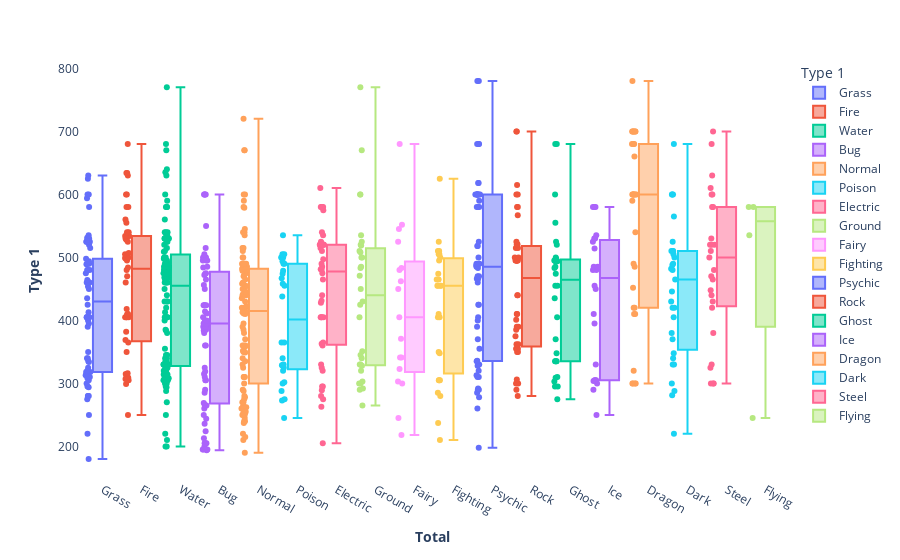

Notebook cell for this chart:
### Markdown cell above
13. Plot a boxplot for the feature 'total' with respect to the feature 'Type 1'. What do you infer from the plot? [2 marks]

### Code cell
# Boxplots are used to plot feature Total with respect to the feature Type 1
# Some plots show outliers and some do not
fig_atk_box = px.box(df_pokemon, x=df_pokemon['Type 1'], y=df_pokemon['Total'], color=df_pokemon['Type 1'], points='all')
fig_atk_box.update_layout(xaxis_title='<b>Total</b>', yaxis_title='<b>Type 1</b>')
fig_atk_box.update_layout({'plot_bgcolor':'rgba(0,0,0,0)', 'paper_bgcolor':'rgba(0,0,0,0)'})
fig_atk_box.show()

### Figure 1 — Plotly figure (JSON) as saved in the notebook; plotly's stock layout.template omitted (floating-point values rounded to 4 significant figures)
{"data": [{"alignmentgroup": "True", "boxpoints": "all", "hovertemplate": "Type 1=%{x}<br>Total=%{y}<extra></extra>", "legendgroup": "Grass", "marker": {"color": "#636efa"}, "name": "Grass", "notched": false, "offsetgroup": "Grass", "orientation": "v", "showlegend": true, "type": "box", "x": ["Grass", "Grass", "Grass", "Grass", "Grass", "Grass", "Grass", "Grass", "Grass", "Grass", "Grass", "Grass", "Grass", "Grass", "Grass", "Grass", "Grass", "Grass", "Grass", "Grass", "Grass", "Grass", "Grass", "Grass", "Grass", "Grass", "Grass", "Grass", "Grass", "Grass", "Grass", "Grass", "Grass", "Grass", "Grass", "Grass", "Grass", "Grass", "Grass", "Grass", "Grass", "Grass", "Grass", "Grass", "Grass", "Grass", "Grass", "Grass", "Grass", "Grass", "Grass", "Grass", "Grass", "Grass", "Grass", "Grass", "Grass", "Grass", "Grass", "Grass", "Grass", "Grass", "Grass", "Grass", "Grass", "Grass", "Grass", "Grass", "Grass", "Grass"], "x0": " ", "xaxis": "x", "y": [318, 405, 525, 625, 320, 395, 490, 300, 390, 490, 325, 520, 435, 318, 405, 525, 490, 250, 340, 460, 180, 425, 310, 405, 530, 630, 220, 340, 480, 295, 460, 400, 335, 475, 460, 318, 405, 525, 280, 515, 275, 450, 454, 334, 494, 594, 535, 525, 600, 600, 308, 413, 528, 316, 498, 280, 480, 280, 480, 461, 294, 464, 305, 489, 580, 313, 405, 530, 350, 531], "y0": " ", "yaxis": "y"}, {"alignmentgroup": "True", "boxpoints": "all", "hovertemplate": "Type 1=%{x}<br>Total=%{y}<extra></extra>", "legendgroup": "Fire", "marker": {"color": "#EF553B"}, "name": "Fire", "notched": false, "offsetgroup": "Fire", "orientation": "v", "showlegend": true, "type": "box", "x": ["Fire", "Fire", "Fire", "Fire", "Fire", "Fire", "Fire", "Fire", "Fire", "Fire", "Fire", "Fire", "Fire", "Fire", "Fire", "Fire", "Fire", "Fire", "Fire", "Fire", "Fire", "Fire", "Fire", "Fire", "Fire", "Fire", "Fire", "Fire", "Fire", "Fire", "Fire", "Fire", "Fire", "Fire", "Fire", "Fire", "Fire", "Fire", "Fire", "Fire", "Fire", "Fire", "Fire", "Fire", "Fire", "Fire", "Fire", "Fire", "Fire", "Fire", "Fire", "Fire"], "x0": " ", "xaxis": "x", "y": [309, 405, 534, 634, 634, 299, 505, 350, 555, 410, 500, 495, 525, 580, 309, 405, 534, 250, 410, 365, 580, 680, 310, 405, 530, 630, 305, 460, 560, 470, 309, 405, 534, 540, 600, 308, 418, 528, 316, 498, 315, 480, 540, 484, 307, 409, 534, 382, 499, 369, 507, 600], "y0": " ", "yaxis": "y"}, {"alignmentgroup": "True", "boxpoints": "all", "hovertemplate": "Type 1=%{x}<br>Total=%{y}<extra></extra>", "legendgroup": "Water", "marker": {"color": "#00cc96"}, "name": "Water", "notched": false, "offsetgroup": "Water", "orientation": "v", "showlegend": true, "type": "box", "x": ["Water", "Water", "Water", "Water", "Water", "Water", "Water", "Water", "Water", "Water", "Water", "Water", "Water", "Water", "Water", "Water", "Water", "Water", "Water", "Water", "Water", "Water", "Water", "Water", "Water", "Water", "Water", "Water", "Water", "Water", "Water", "Water", "Water", "Water", "Water", "Water", "Water", "Water", "Water", "Water", "Water", "Water", "Water", "Water", "Water", "Water", "Water", "Water", "Water", "Water", "Water", "Water", "Water", "Water", "Water", "Water", "Water", "Water", "Water", "Water", "Water", "Water", "Water", "Water", "Water", "Water", "Water", "Water", "Water", "Water", "Water", "Water", "Water", "Water", "Water", "Water", "Water", "Water", "Water", "Water", "Water", "Water", "Water", "Water", "Water", "Water", "Water", "Water", "Water", "Water", "Water", "Water", "Water", "Water", "Water", "Water", "Water", "Water", "Water", "Water", "Water", "Water", "Water", "Water", "Water", "Water", "Water", "Water", "Water", "Water", "Water", "Water"], "x0": " ", "xaxis": "x", "y": [314, 405, 530, 630, 320, 500, 300, 385, 510, 335, 515, 315, 490, 590, 325, 475, 305, 525, 325, 475, 295, 440, 320, 450, 340, 520, 200, 540, 640, 535, 525, 314, 405, 530, 330, 460, 250, 420, 500, 210, 430, 490, 430, 380, 300, 480, 465, 540, 580, 310, 405, 535, 635, 220, 340, 480, 270, 430, 305, 460, 560, 400, 500, 288, 468, 308, 468, 200, 540, 345, 485, 485, 485, 330, 670, 770, 314, 405, 530, 330, 495, 325, 475, 330, 460, 345, 680, 480, 600, 308, 413, 528, 316, 498, 294, 384, 509, 460, 355, 495, 305, 473, 335, 480, 470, 580, 580, 314, 405, 530, 330, 500], "y0": " ", "yaxis": "y"}, {"alignmentgroup": "True", "boxpoints": "all", "hovertemplate": "Type 1=%{x}<br>Total=%{y}<extra></extra>", "legendgroup": "Bug", "marker": {"color": "#ab63fa"}, "name": "Bug", "notched": false, "offsetgroup": "Bug", "orientation": "v", "showlegend": true, "type": "box", "x": ["Bug", "Bug", "Bug", "Bug", "Bug", "Bug", "Bug", "Bug", "Bug", "Bug", "Bug", "Bug", "Bug", "Bug", "Bug", "Bug", "Bug", "Bug", "Bug", "Bug", "Bug", "Bug", "Bug", "Bug", "Bug", "Bug", "Bug", "Bug", "Bug", "Bug", "Bug", "Bug", "Bug", "Bug", "Bug", "Bug", "Bug", "Bug", "Bug", "Bug", "Bug", "Bug", "Bug", "Bug", "Bug", "Bug", "Bug", "Bug", "Bug", "Bug", "Bug", "Bug", "Bug", "Bug", "Bug", "Bug", "Bug", "Bug", "Bug", "Bug", "Bug", "Bug", "Bug", "Bug", "Bug", "Bug", "Bug", "Bug", "Bug"], "x0": " ", "xaxis": "x", "y": [195, 205, 395, 195, 205, 395, 495, 285, 405, 305, 450, 500, 500, 600, 265, 390, 250, 390, 390, 290, 465, 500, 600, 505, 500, 600, 195, 205, 395, 205, 385, 269, 414, 266, 456, 236, 400, 400, 194, 384, 224, 424, 424, 424, 424, 244, 474, 515, 310, 380, 500, 260, 360, 485, 325, 475, 315, 495, 319, 472, 305, 495, 484, 360, 550, 600, 200, 213, 411], "y0": " ", "yaxis": "y"}, {"alignmentgroup": "True", "boxpoints": "all", "hovertemplate": "Type 1=%{x}<br>Total=%{y}<extra></extra>", "legendgroup": "Normal", "marker": {"color": "#FFA15A"}, "name": "Normal", "notched": false, "offsetgroup": "Normal", "orientation": "v", "showlegend": true, "type": "box", "x": ["Normal", "Normal", "Normal", "Normal", "Normal", "Normal", "Normal", "Normal", "Normal", "Normal", "Normal", "Normal", "Normal", "Normal", "Normal", "Normal", "Normal", "Normal", "Normal", "Normal", "Normal", "Normal", "Normal", "Normal", "Normal", "Normal", "Normal", "Normal", "Normal", "Normal", "Normal", "Normal", "Normal", "Normal", "Normal", "Normal", "Normal", "Normal", "Normal", "Normal", "Normal", "Normal", "Normal", "Normal", "Normal", "Normal", "Normal", "Normal", "Normal", "Normal", "Normal", "Normal", "Normal", "Normal", "Normal", "Normal", "Normal", "Normal", "Normal", "Normal", "Normal", "Normal", "Normal", "Normal", "Normal", "Normal", "Normal", "Normal", "Normal", "Normal", "Normal", "Normal", "Normal", "Normal", "Normal", "Normal", "Normal", "Normal", "Normal", "Normal", "Normal", "Normal", "Normal", "Normal", "Normal", "Normal", "Normal", "Normal", "Normal", "Normal", "Normal", "Normal", "Normal", "Normal", "Normal", "Normal", "Normal", "Normal"], "x0": " ", "xaxis": "x", "y": [251, 349, 479, 579, 253, 413, 262, 442, 270, 435, 290, 440, 352, 310, 460, 385, 450, 490, 590, 490, 288, 325, 395, 540, 215, 415, 262, 442, 210, 360, 455, 415, 330, 500, 515, 465, 250, 490, 540, 240, 420, 270, 430, 280, 440, 670, 240, 360, 490, 190, 260, 380, 360, 310, 458, 420, 440, 245, 340, 485, 250, 410, 482, 350, 480, 580, 310, 452, 220, 411, 390, 515, 535, 670, 720, 255, 420, 275, 370, 500, 264, 358, 488, 445, 545, 300, 470, 335, 475, 490, 350, 510, 600, 600, 237, 423, 278, 472], "y0": " ", "yaxis": "y"}, {"alignmentgroup": "True", "boxpoints": "all", "hovertemplate": "Type 1=%{x}<br>Total=%{y}<extra></extra>", "legendgroup": "Poison", "marker": {"color": "#19d3f3"}, "name": "Poison", "notched": false, "offsetgroup": "Poison", "orientation": "v", "showlegend": true, "type": "box", "x": ["Poison", "Poison", "Poison", "Poison", "Poison", "Poison", "Poison", "Poison", "Poison", "Poison", "Poison", "Poison", "Poison", "Poison", "Poison", "Poison", "Poison", "Poison", "Poison", "Poison", "Poison", "Poison", "Poison", "Poison", "Poison", "Poison", "Poison", "Poison"], "x0": " ", "xaxis": "x", "y": [288, 438, 275, 365, 505, 273, 365, 505, 245, 455, 325, 500, 340, 490, 535, 302, 467, 458, 329, 479, 330, 500, 300, 490, 329, 474, 320, 494], "y0": " ", "yaxis": "y"}, {"alignmentgroup": "True", "boxpoints": "all", "hovertemplate": "Type 1=%{x}<br>Total=%{y}<extra></extra>", "legendgroup": "Electric", "marker": {"color": "#FF6692"}, "name": "Electric", "notched": false, "offsetgroup": "Electric", "orientation": "v", "showlegend": true, "type": "box", "x": ["Electric", "Electric", "Electric", "Electric", "Electric", "Electric", "Electric", "Electric", "Electric", "Electric", "Electric", "Electric", "Electric", "Electric", "Electric", "Electric", "Electric", "Electric", "Electric", "Electric", "Electric", "Electric", "Electric", "Electric", "Electric", "Electric", "Electric", "Electric", "Electric", "Electric", "Electric", "Electric", "Electric", "Electric", "Electric", "Electric", "Electric", "Electric", "Electric", "Electric", "Electric", "Electric", "Electric", "Electric"], "x0": " ", "xaxis": "x", "y": [320, 485, 325, 465, 330, 480, 490, 525, 580, 205, 280, 365, 510, 610, 360, 580, 295, 475, 575, 405, 405, 263, 363, 523, 405, 535, 540, 440, 520, 520, 520, 520, 520, 295, 497, 428, 275, 405, 515, 580, 580, 289, 481, 431], "y0": " ", "yaxis": "y"}, {"alignmentgroup": "True", "boxpoints": "all", "hovertemplate": "Type 1=%{x}<br>Total=%{y}<extra></extra>", "legendgroup": "Ground", "marker": {"color": "#B6E880"}, "name": "Ground", "notched": false, "offsetgroup": "Ground", "orientation": "v", "showlegend": true, "type": "box", "x": ["Ground", "Ground", "Ground", "Ground", "Ground", "Ground", "Ground", "Ground", "Ground", "Ground", "Ground", "Ground", "Ground", "Ground", "Ground", "Ground", "Ground", "Ground", "Ground", "Ground", "Ground", "Ground", "Ground", "Ground", "Ground", "Ground", "Ground", "Ground", "Ground", "Ground", "Ground", "Ground"], "x0": " ", "xaxis": "x", "y": [300, 450, 265, 405, 320, 425, 345, 485, 430, 330, 500, 290, 340, 520, 300, 500, 670, 770, 330, 525, 535, 510, 328, 508, 292, 351, 519, 471, 303, 483, 600, 600], "y0": " ", "yaxis": "y"}, {"alignmentgroup": "True", "boxpoints": "all", "hovertemplate": "Type 1=%{x}<br>Total=%{y}<extra></extra>", "legendgroup": "Fairy", "marker": {"color": "#FF97FF"}, "name": "Fairy", "notched": false, "offsetgroup": "Fairy", "orientation": "v", "showlegend": true, "type": "box", "x": ["Fairy", "Fairy", "Fairy", "Fairy", "Fairy", "Fairy", "Fairy", "Fairy", "Fairy", "Fairy", "Fairy", "Fairy", "Fairy", "Fairy", "Fairy", "Fairy", "Fairy"], "x0": " ", "xaxis": "x", "y": [323, 483, 218, 245, 405, 300, 450, 545, 303, 371, 552, 341, 462, 341, 480, 525, 680], "y0": " ", "yaxis": "y"}, {"alignmentgroup": "True", "boxpoints": "all", "hovertemplate": "Type 1=%{x}<br>Total=%{y}<extra></extra>", "legendgroup": "Fighting", "marker": {"color": "#FECB52"}, "name": "Fighting", "notched": false, "offsetgroup": "Fighting", "orientation": "v", "showlegend": true, "type": "box", "x": ["Fighting", "Fighting", "Fighting", "Fighting", "Fighting", "Fighting", "Fighting", "Fighting", "Fighting", "Fighting", "Fighting", "Fighting", "Fighting", "Fighting", "Fighting", "Fighting", "Fighting", "Fighting", "Fighting", "Fighting", "Fighting", "Fighting", "Fighting", "Fighting", "Fighting", "Fighting", "Fighting"], "x0": " ", "xaxis": "x", "y": [305, 455, 305, 405, 505, 455, 455, 210, 455, 237, 474, 280, 410, 510, 285, 525, 625, 305, 405, 505, 465, 465, 350, 510, 348, 495, 500], "y0": " ", "yaxis": "y"}, {"alignmentgroup": "True", "boxpoints": "all", "hovertemplate": "Type 1=%{x}<br>Total=%{y}<extra></extra>", "legendgroup": "Psychic", "marker": {"color": "#636efa"}, "name": "Psychic", "notched": false, "offsetgroup": "Psychic", "orientation": "v", "showlegend": true, "type": "box", "x": ["Psychic", "Psychic", "Psychic", "Psychic", "Psychic", "Psychic", "Psychic", "Psychic", "Psychic", "Psychic", "Psychic", "Psychic", "Psychic", "Psychic", "Psychic", "Psychic", "Psychic", "Psychic", "Psychic", "Psychic", "Psychic", "Psychic", "Psychic", "Psychic", "Psychic", "Psychic", "Psychic", "Psychic", "Psychic", "Psychic", "Psychic", "Psychic", "Psychic", "Psychic", "Psychic", "Psychic", "Psychic", "Psychic", "Psychic", "Psychic", "Psychic", "Psychic", "Psychic", "Psychic", "Psychic", "Psychic", "Psychic", "Psychic", "Psychic", "Psychic", "Psychic", "Psychic", "Psychic", "Psychic", "Psychic", "Psychic", "Psychic"], "x0": " ", "xaxis": "x", "y": [310, 400, 500, 590, 328, 483, 460, 680, 780, 780, 600, 320, 470, 525, 336, 405, 680, 600, 198, 278, 518, 618, 330, 470, 425, 260, 600, 600, 600, 600, 285, 310, 518, 618, 580, 580, 580, 600, 600, 292, 487, 313, 425, 490, 290, 390, 490, 290, 370, 490, 335, 485, 355, 466, 466, 600, 680], "y0": " ", "yaxis": "y"}, {"alignmentgroup": "True", "boxpoints": "all", "hovertemplate": "Type 1=%{x}<br>Total=%{y}<extra></extra>", "legendgroup": "Rock", "marker": {"color": "#EF553B"}, "name": "Rock", "notched": false, "offsetgroup": "Rock", "orientation": "v", "showlegend": true, "type": "box", "x": ["Rock", "Rock", "Rock", "Rock", "Rock", "Rock", "Rock", "Rock", "Rock", "Rock", "Rock", "Rock", "Rock", "Rock", "Rock", "Rock", "Rock", "Rock", "Rock", "Rock", "Rock", "Rock", "Rock", "Rock", "Rock", "Rock", "Rock", "Rock", "Rock", "Rock", "Rock", "Rock", "Rock", "Rock", "Rock", "Rock", "Rock", "Rock", "Rock", "Rock", "Rock", "Rock", "Rock", "Rock"], "x0": " ", "xaxis": "x", "y": [300, 390, 495, 385, 355, 495, 355, 495, 515, 615, 410, 300, 410, 600, 700, 375, 440, 440, 355, 495, 355, 495, 580, 350, 495, 350, 495, 290, 525, 280, 390, 515, 401, 567, 580, 306, 500, 362, 521, 362, 521, 500, 600, 700], "y0": " ", "yaxis": "y"}, {"alignmentgroup": "True", "boxpoints": "all", "hovertemplate": "Type 1=%{x}<br>Total=%{y}<extra></extra>", "legendgroup": "Ghost", "marker": {"color": "#00cc96"}, "name": "Ghost", "notched": false, "offsetgroup": "Ghost", "orientation": "v", "showlegend": true, "type": "box", "x": ["Ghost", "Ghost", "Ghost", "Ghost", "Ghost", "Ghost", "Ghost", "Ghost", "Ghost", "Ghost", "Ghost", "Ghost", "Ghost", "Ghost", "Ghost", "Ghost", "Ghost", "Ghost", "Ghost", "Ghost", "Ghost", "Ghost", "Ghost", "Ghost", "Ghost", "Ghost", "Ghost", "Ghost", "Ghost", "Ghost", "Ghost", "Ghost"], "x0": " ", "xaxis": "x", "y": [310, 405, 500, 600, 435, 295, 455, 555, 295, 455, 348, 498, 495, 485, 525, 680, 680, 303, 483, 275, 370, 520, 309, 474, 335, 335, 335, 335, 494, 494, 494, 494], "y0": " ", "yaxis": "y"}, {"alignmentgroup": "True", "boxpoints": "all", "hovertemplate": "Type 1=%{x}<br>Total=%{y}<extra></extra>", "legendgroup": "Ice", "marker": {"color": "#ab63fa"}, "name": "Ice", "notched": false, "offsetgroup": "Ice", "orientation": "v", "showlegend": true, "type": "box", "x": ["Ice", "Ice", "Ice", "Ice", "Ice", "Ice", "Ice", "Ice", "Ice", "Ice", "Ice", "Ice", "Ice", "Ice", "Ice", "Ice", "Ice", "Ice", "Ice", "Ice", "Ice", "Ice", "Ice", "Ice"], "x0": " ", "xaxis": "x", "y": [455, 580, 250, 450, 330, 305, 300, 480, 580, 290, 410, 530, 580, 525, 530, 480, 305, 395, 535, 305, 485, 485, 304, 514], "y0": " ", "yaxis": "y"}, {"alignmentgroup": "True", "boxpoints": "all", "hovertemplate": "Type 1=%{x}<br>Total=%{y}<extra></extra>", "legendgroup": "Dragon", "marker": {"color": "#FFA15A"}, "name": "Dragon", "notched": false, "offsetgroup": "Dragon", "orientation": "v", "showlegend": true, "type": "box", "x": ["Dragon", "Dragon", "Dragon", "Dragon", "Dragon", "Dragon", "Dragon", "Dragon", "Dragon", "Dragon", "Dragon", "Dragon", "Dragon", "Dragon", "Dragon", "Dragon", "Dragon", "Dragon", "Dragon", "Dragon", "Dragon", "Dragon", "Dragon", "Dragon", "Dragon", "Dragon", "Dragon", "Dragon", "Dragon", "Dragon", "Dragon", "Dragon"], "x0": " ", "xaxis": "x", "y": [300, 420, 600, 490, 590, 300, 420, 600, 700, 600, 700, 600, 700, 680, 780, 300, 410, 600, 700, 320, 410, 540, 485, 680, 680, 660, 700, 700, 300, 452, 600, 600], "y0": " ", "yaxis": "y"}, {"alignmentgroup": "True", "boxpoints": "all", "hovertemplate": "Type 1=%{x}<br>Total=%{y}<extra></extra>", "legendgroup": "Dark", "marker": {"color": "#19d3f3"}, "name": "Dark", "notched": false, "offsetgroup": "Dark", "orientation": "v", "showlegend": true, "type": "box", "x": ["Dark", "Dark", "Dark", "Dark", "Dark", "Dark", "Dark", "Dark", "Dark", "Dark", "Dark", "Dark", "Dark", "Dark", "Dark", "Dark", "Dark", "Dark", "Dark", "Dark", "Dark", "Dark", "Dark", "Dark", "Dark", "Dark", "Dark", "Dark", "Dark", "Dark", "Dark"], "x0": " ", "xaxis": "x", "y": [525, 405, 430, 330, 500, 600, 220, 420, 380, 480, 465, 565, 505, 510, 600, 281, 446, 348, 488, 330, 510, 340, 490, 370, 510, 300, 420, 600, 288, 482, 680], "y0": " ", "yaxis": "y"}, {"alignmentgroup": "True", "boxpoints": "all", "hovertemplate": "Type 1=%{x}<br>Total=%{y}<extra></extra>", "legendgroup": "Steel", "marker": {"color": "#FF6692"}, "name": "Steel", "notched": false, "offsetgroup": "Steel", "orientation": "v", "showlegend": true, "type": "box", "x": ["Steel", "Steel", "Steel", "Steel", "Steel", "Steel", "Steel", "Steel", "Steel", "Steel", "Steel", "Steel", "Steel", "Steel", "Steel", "Steel", "Steel", "Steel", "Steel", "Steel", "Steel", "Steel", "Steel", "Steel", "Steel", "Steel", "Steel"], "x0": " ", "xaxis": "x", "y": [510, 610, 465, 380, 480, 330, 430, 530, 630, 300, 420, 600, 700, 580, 600, 300, 500, 680, 300, 440, 520, 580, 325, 448, 520, 520, 470], "y0": " ", "yaxis": "y"}, {"alignmentgroup": "True", "boxpoints": "all", "hovertemplate": "Type 1=%{x}<br>Total=%{y}<extra></extra>", "legendgroup": "Flying", "marker": {"color": "#B6E880"}, "name": "Flying", "notched": false, "offsetgroup": "Flying", "orientation": "v", "showlegend": true, "type": "box", "x": ["Flying", "Flying", "Flying", "Flying"], "x0": " ", "xaxis": "x", "y": [580, 580, 245, 535], "y0": " ", "yaxis": "y"}], "layout": {"autosize": true, "boxmode": "overlay", "legend": {"title": {"text": "Type 1"}, "tracegroupgap": 0}, "margin": {"t": 60}, "paper_bgcolor": "rgba(0, 0, 0, 0)", "plot_bgcolor": "rgba(0, 0, 0, 0)", "xaxis": {"anchor": "y", "autorange": true, "categoryarray": ["Grass", "Fire", "Water", "Bug", "Normal", "Poison", "Electric", "Ground", "Fairy", "Fighting", "Psychic", "Rock", "Ghost", "Ice", "Dragon", "Dark", "Steel", "Flying"], "categoryorder": "array", "domain": [0, 1], "range": [-0.56, 17.5], "title": {"text": "<b>Total</b>"}, "type": "category"}, "yaxis": {"anchor": "x", "autorange": true, "domain": [0, 1], "range": [146.7, 813.3], "title": {"text": "<b>Type 1</b>"}, "type": "linear"}}}
